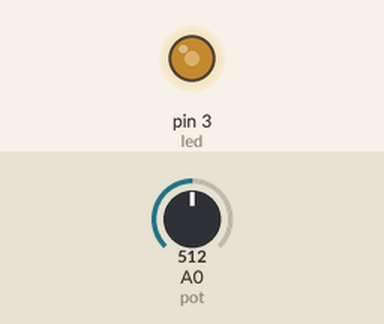
Simulated run of this sketch. Board: Arduino Uno, built with avr-gcc and run on an emulated ATmega328P. Parts: output pins drawn as LEDs (lit = HIGH). The test bench sets the inputs (shaded band); at power-on: A0 (pot) = 512.

Above: at 1.2 s.
1.3 s: A0 (pot) set to 716
At 1.6 s:
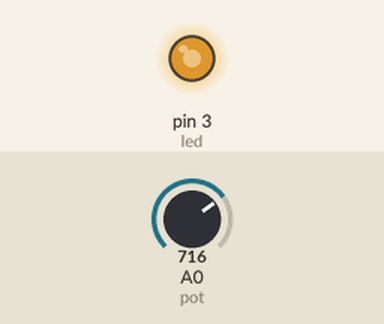
2.8 s: A0 (pot) set to 900
At 4.0 s:
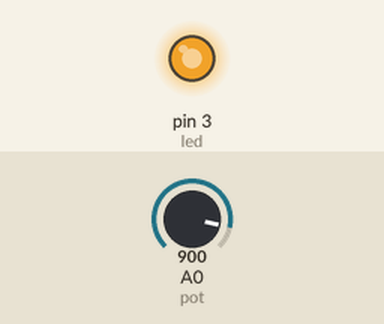
4.3 s: A0 (pot) set to 122
At 5.1 s:
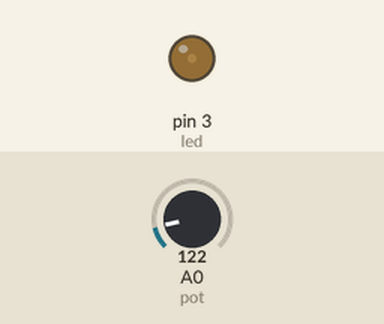
5.8 s: A0 (pot) set to 0
At 6.4 s:
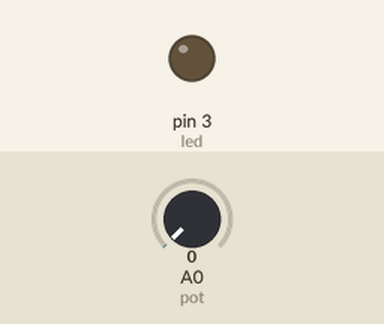
7.3 s: A0 (pot) set to 511
At 8.6 s:
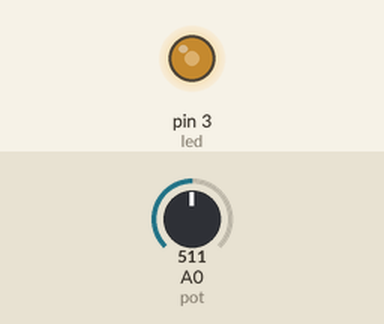
Timing chart, 0 to 9.8 s (numbered marks = the images above; inputs shaded):
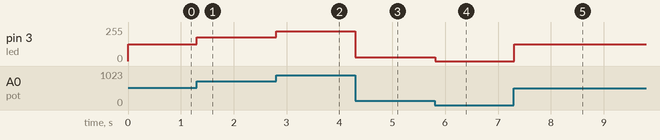

Measured:
- after the input at 1.3 s, pin 3 (led): 127/255 → 178/255 at once
- after the input at 2.8 s, pin 3 (led): 178/255 → 224/255 at once
- after the input at 4.3 s, pin 3 (led): 224/255 → 30/255 at once
- after the input at 5.8 s, pin 3 (led): 30/255 → 0/255 at once
- after the input at 7.3 s, pin 3 (led): 0/255 → 127/255 at once

The sketch:

LED_POT.ino
```cpp
int led = 3;
int pot = A0;
int potValue = 0;
int ledBrightness = 0;

void setup() {
  // put your setup code here, to run once:

  pinMode(led,OUTPUT);

}

void loop() {
  // put your main code here, to run repeatedly:
  potValue = analogRead(pot);

  ledBrightness = map(potValue, 0 ,1023, 0,255);
  analogWrite(led, ledBrightness);
  delay(10);

}
```
